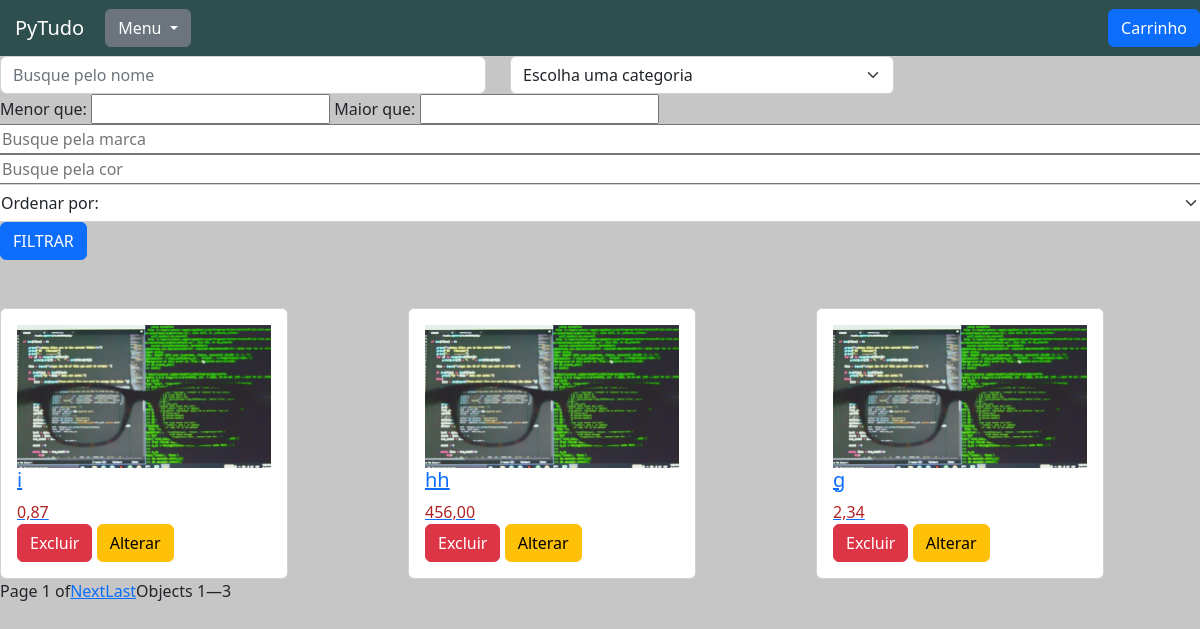
The page /produtos/listar_produtos/ on the database its author committed.
### produtos/models.py (models this page shows, shortened)
class Produtos(models.Model):
    nome = models.CharField(max_length=50)
    descricao = models.TextField()
    foto = models.ImageField()
    preco = models.DecimalField(max_digits=6, decimal_places=2)
    categoria = models.ForeignKey(Categoria, blank=True, null=True, on_delete=models.SET_NULL)
    marca = models.CharField(max_length=50)
    cor = models.CharField(max_length=30)
    quantidade = models.IntegerField()

### produtos/views.py (the view)
# urls.py: path('listar_produtos/', views.listar_produtos, name="listar_produtos"),
def listar_produtos(request):
    produtos = Produtos.objects.all()
    categorias = Categoria.objects.all()
    nome_filtrar = request.GET.get('nome')
    if nome_filtrar:
        produtos = produtos.filter(nome__icontains=nome_filtrar)
    categoria_filtrar = request.GET.get('categoria')
    if categoria_filtrar:
        produtos = produtos.filter(categoria_id=categoria_filtrar)
    preco_menor_filtrar = request.GET.get('preco_menor_filtrar')
    if preco_menor_filtrar:
        preco_menor_filtrar_decimal = Decimal(preco_menor_filtrar.replace(',','.'))
        produtos = produtos.filter(preco__lt=preco_menor_filtrar_decimal)
    preco_maior_filtrar = request.GET.get('preco_maior_filtrar')
    if preco_maior_filtrar:
        preco_maior_filtrar_decimal = Decimal(preco_maior_filtrar.replace(',','.'))
        produtos = produtos.filter(preco__gt=preco_maior_filtrar_decimal)
    marca_filtar = request.GET.get('marca')
    if marca_filtar:
        produtos = produtos.filter(marca__icontains=marca_filtar)
    cor_filtar = request.GET.get('cor')
    if cor_filtar:
        produtos = produtos.filter(cor__icontains=cor_filtar)
    produtos_ordenados = produtos.order_by('-id')
    paginacao = Paginator(produtos_ordenados, 3)
    ordenacao = request.GET.get('ordenacao')
    if ordenacao == 'maior':
        produtos_ordenados = produtos.order_by('-preco')
        paginacao = Paginator(produtos_ordenados, 3)
    elif ordenacao == 'menor':
        produtos_ordenados = produtos.order_by('preco')
        paginacao = Paginator(produtos_ordenados, 3)
    page = request.GET.get('page')
    produtos_paginados = paginacao.get_page(page)
    return render(request, 'produtos.html', {'produtos_paginados': produtos_paginados,
                                             'categorias': categorias,})

### produtos/models.py (called while the page is built)
    def __str__(self):
        return self.nome

### produtos/templatetags/filtros.py (called while the page is built)
@register.simple_tag(takes_context=True)
def param_replace(context, **kwargs):
    d = context['request'].GET.copy()
    for k, v in kwargs.items():
        d[k] = v
    for k in [k for k, v in d.items() if not v]:
        del d[k]
    return d.urlencode()

### produtos/templates/produtos.html (shortened to what this page needs)
{% extends 'base.html' %}
{% load static %}
{% load filtros %}
{% block 'head' %}
    <link href="{% static 'produtos/css/listar_produtos.css' %}" rel="stylesheet">
{% endblock %}
{% block 'body' %}
        <form action="#" method="GET"> {% csrf_token %}
            <div class="row">
                    <div class="col-md-5">
                        <input type="text" placeholder="Busque pelo nome" class="form-control" name="nome">
                    </div>
                    <div class="col-md-4">
                        <select class="form-select" name="categoria">
                            <option value="" disabled selected hidden>Escolha uma categoria</option>
                        </select>
                    </div>
                    <div>
                        <label>Menor que:</label>
                        <input type="text" name="preco_menor_filtrar">
                        <label> Maior que:</label>
                        <input type="text" name="preco_maior_filtrar">
                    </div>
                    <input type="text" placeholder="Busque pela marca"  name="marca">
                    <input type="text" placeholder="Busque pela cor"  name="cor">
                    <select class="form-select" aria-label="Default select example" name="ordenacao">
                        <option value="" disabled selected hidden>Ordenar por:</option>
                    </select>
                <div class="col-md-3">
                    <input type="submit" value="FILTRAR" class="btn btn-primary">
                </div>
            </div>
        </form>
        <br>
        <br>
    <div class="row">
        {% for produto in produtos_paginados %}
            <div class="col-md">
                <div class="card" style="width: 18rem;">
                    <div class="card-body">
                        <a href="{% url 'ver_produto' produto.id %}" class="links">
                            <img width="100%" src="{{produto.foto.url}}">
                            <h5 class="card-title">{{produto.nome}}</h5>
                            <div class="preco"> {{produto.preco}} </div>
                            <a class="btn btn-danger" href="{% url 'excluir_produto' produto.id %}" role="button">Excluir</a>
                            <a class="btn btn-warning" href="{% url 'alterar_produto' produto.id %}" role="button">Alterar</a>
                        </a>
                    </div>
                </div>
            </div>
        {% endfor %}
    </div>
    <div class="pagination">
        Page {{ produtos_paginados.number }} of {{ paginator.num_pages }}
        {% if produtos_paginados.has_next %}
            {% if produtos_paginados.next_page_number != paginator.num_pages %}
                <a href="?{% param_replace page=produtos_paginados.next_page_number %}">Next</a>
            {% endif %}
            <a href="?{% param_replace page=paginator.num_pages %}">Last</a>
        {% endif %}
        <p>Objects {{ produtos_paginados.start_index }}—{{ produtos_paginados.end_index }}</p>
    </div>
{% endblock %}

### pytudo/templates/static/base/css/base.css (style rules this page uses)
body { background-color: #C6C6C6 !important; }

### pytudo/templates/static/produtos/css/listar_produtos.css (style rules this page uses)
.preco { color: #B22222; }

### rows shown on the page
Produtos: foto (picture), nome "i", preco "0,87"
Produtos: foto (picture), nome "hh", preco "456,00"
Produtos: foto (picture), nome "g", preco "2,34"

### other values the page prints
{{ produtos_paginados.number }} "1"
{{ produtos_paginados.start_index }} "1"
{{ produtos_paginados.end_index }} "3"
